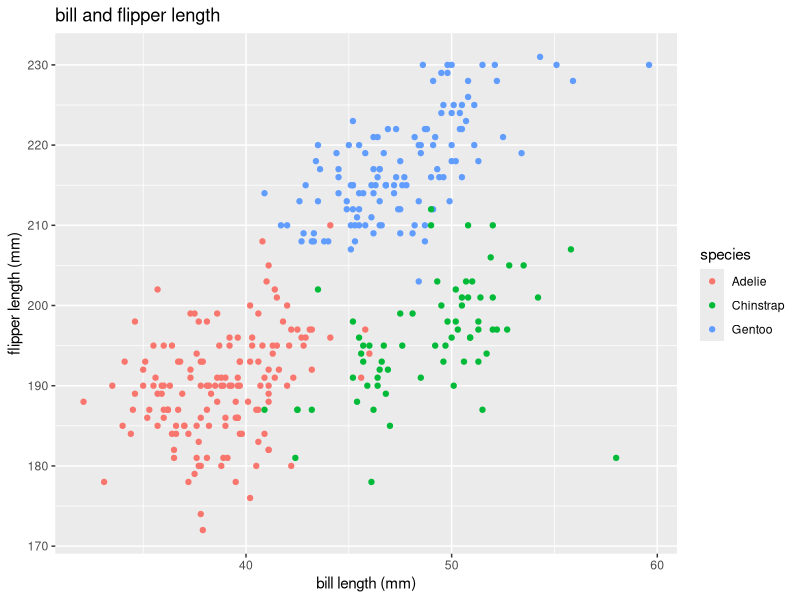

Generate this figure with R:
## ---- chunk 1
library(tidyverse)
## ---- chunk 2
prob1_df =
  tibble(
    samp = rnorm(10),
    samp_gt_0 = samp > 0,
    char_vec = c("a", "b", "c", "d", "e", "f", "g", "h", "i", "j"),
    factor_vec = factor(c("low", "low", "low", "mod", "mod", "mod", "mod", "high", "high", "high"))
)
## ---- chunk 3
mean(pull(prob1_df, samp))
mean(pull(prob1_df, samp_gt_0))
mean(pull(prob1_df, char_vec))
mean(pull(prob1_df, factor_vec))
## ---- chunk 4
as.numeric(pull(prob1_df, samp))
as.numeric(pull(prob1_df, samp_gt_0))
as.numeric(pull(prob1_df, char_vec))
as.numeric(pull(prob1_df, factor_vec))
## ---- chunk 5
as.numeric(pull(prob1_df, samp_gt_0)) * pull(prob1_df, samp)
## ---- chunk 6
as.factor(pull(prob1_df, samp_gt_0)) * pull(prob1_df, samp)
## ---- chunk 7
as.numeric(as.factor(pull(prob1_df, samp_gt_0))) * pull(prob1_df, samp)
## ---- chunk 8
data("penguins", package = "palmerpenguins")
## ---- chunk 9
plot_df = tibble(
  x = penguins$bill_length_mm,
  y = penguins$flipper_length_mm,
  species = penguins$species
)

ggplot(data = plot_df, 
       aes(x = x, 
           y = y, 
           color = species)) + geom_point() + 
      labs(title = "bill and flipper length", 
           x = "bill length (mm)", 
           y = "flipper length (mm)") 
